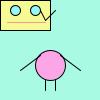
Frame 1 (no input)
Frame 60 (the mouse pressed at the canvas centre just before this capture): identical to frame 1, image omitted
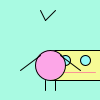
Frame 120 (the mouse held since frame 60 and released just before this capture)

The Processing sketch that drew these frames (run headless with seeded random() and noise(); from frame 60 on, the mouse is pressed at the canvas centre):

// Processing sketch: processing_23933
// ── processing_23933.pde

int x = 50;
int y = 50;

void setup () {
  size (100,100);
  smooth ();
  frameRate(30);
}

void draw () {
  // Background
  background (169,250,226);
  x = mouseX;
  y = mouseY;
  //head
  stroke (0);
  fill (246,250,149);
  rect (x,y,50,30);
  //left eye
  fill (149,250,247);
  ellipse (x+15,y+10,10,10);
  // right eye
  fill (149,250,247);
  ellipse (x+35,y+10,10,10);
  //mouth
  stroke (250,149,152);
  line(x+7,y+22,x+45,y+22);
  //body
  stroke(0);
  fill (252,166,231);
  ellipse (50,65,30,30);
  //left arm
  stroke (0);
  line(20,70,40,55);
  //right arm
  line (80,70,60,55);
  //left leg
  line (45,80,45,90);
  //right lef
  line (55,80,55,90);
  //left antenna
  line (40,10,45,20);
  //right antenna
  line (45,20,55,10);
  
}
